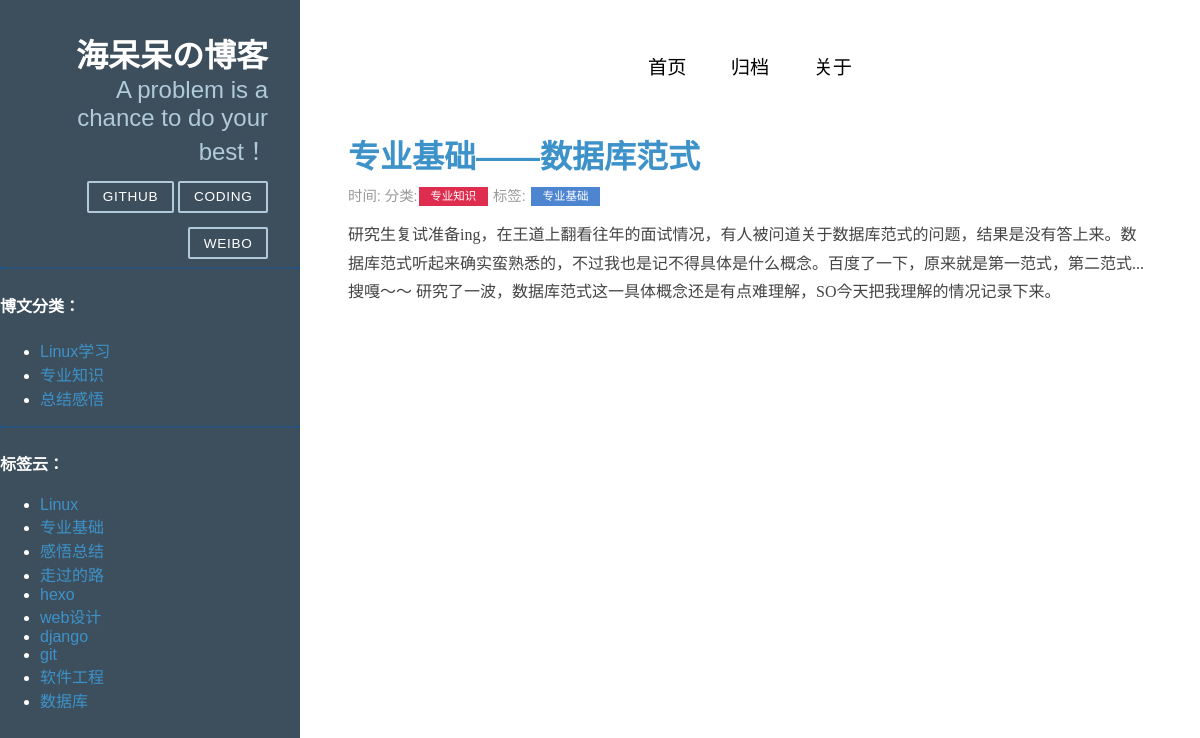
The page /tag/专业知识/ on the database as committed earlier.
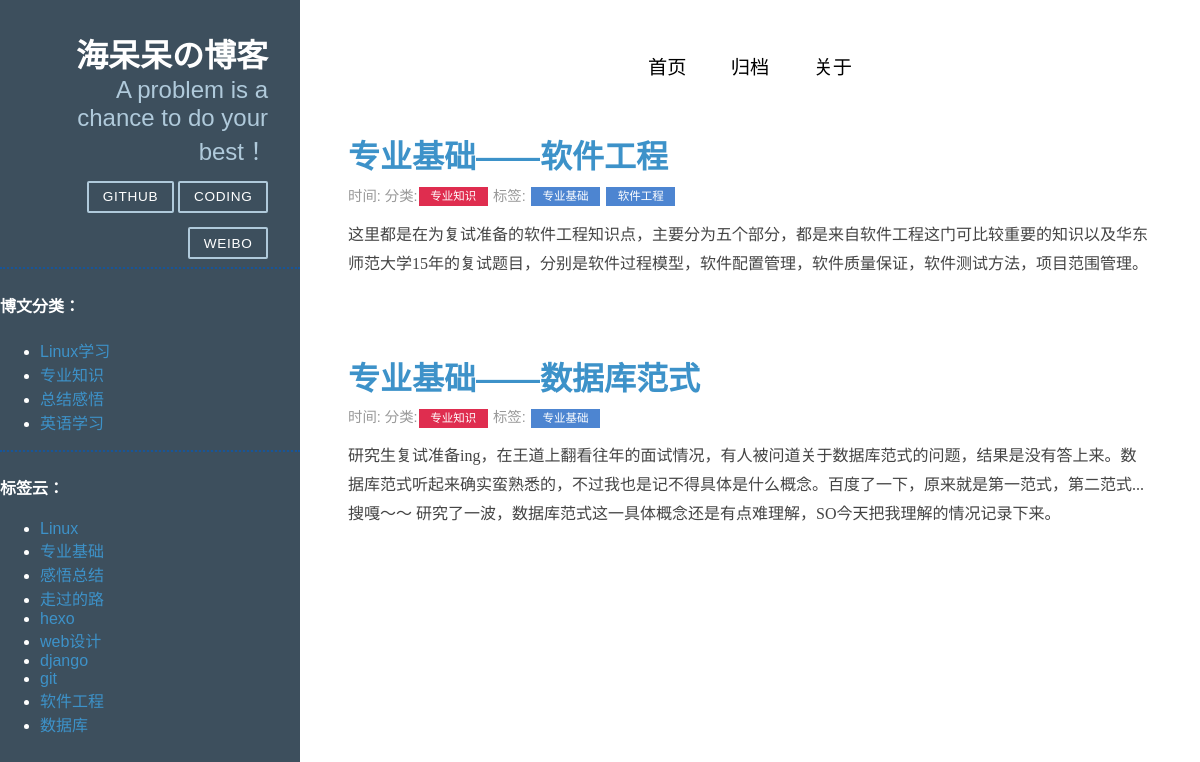
The same page on the database as committed later.
### blog/models.py (models this page shows, shortened)
class Category(models.Model):
    name = models.CharField('类名', max_length=20)
    created_time = models.DateTimeField('创建时间', auto_now_add=True)
    last_modified_time = models.DateTimeField('修改时间', auto_now=True)
    def __str__(self):
        return self.name
    class Meta:
        verbose_name = '分类'
        verbose_name_plural = '分类'

class Tag(models.Model):
    tag_name = models.CharField('标签', max_length=20)
    def __unicode__(self):
        return self.tag_name
    class Meta:
        verbose_name = '标签'
        verbose_name_plural = '标签'

class Article(models.Model):
    STATUS_CHOICES = (
        ('d', '草稿'),
        ('p', '已发布'),
    )
    title = models.CharField('标题', max_length=70)
    body = models.TextField('正文')
    created_time = models.DateTimeField('创建时间', auto_now_add=False)
    last_modified_time = models.DateTimeField('修改时间', auto_now=True)
    status = models.CharField('文章状态', max_length=1, choices=STATUS_CHOICES)
    abstract = models.TextField('摘要', max_length=200, blank=True, null=True, help_text="可选，如若为空将摘取正文的前200个字符")
    topped = models.BooleanField('置顶', default=False)
    category = models.ForeignKey('Category', verbose_name='分类', null=True, on_delete=models.SET_NULL)
    tag = models.ManyToManyField('Tag', verbose_name='标签', blank=True)
    class Meta:
        ordering = ['-last_modified_time']
        verbose_name = '博文'
        verbose_name_plural = '博文'

### blog/views.py (the view)
# urls.py: url(r'^tag/(?P<category>.+)/$', views.search_category, name = 'search_category'),
def search_category(request, category) :
    category_list = Category.objects.all() # 获取分类列表
    tag_list = Tag.objects.all() # 获取标签列表
    try:
        post_list = Article.objects.filter(category__name__exact = category)
    except Article.DoesNotExist :
        raise Http404
    context = { 'post_list' : post_list, 'category_list' : category_list , 'tag_list' : tag_list }
    return render(request, 'category.html', context)

### blog/templatetags/custom_markdown.py (called while the page is built)
@register.filter(is_safe=True)
@stringfilter
def custom_markdown(value):
    return mark_safe(markdown.markdown(value,
        extensions = ['markdown.extensions.fenced_code', 'markdown.extensions.codehilite'],
                                       safe_mode=True,
                                       enable_attributes=False))

### templates/category.html
{% extends "base.html" %}
{% load custom_markdown %}
{% block content %}
<div id="layout" class="pure-g">
    <div class="sidebar pure-u-1 pure-u-md-1-4">
        <div class="header">
            <h1 class="brand-title">海呆呆の博客</h1>
            <h2 class="brand-tagline">A problem is a chance to do your best！</h2>
            <nav class="nav">
                <ul class="nav-list">
                    <li class="nav-item">
                        <a class="pure-button" href="https://github.com/hidaidai">Github</a>
                    </li>
                    <li class="nav-item">
                        <a class="pure-button" href="http://weibo.com/dinosaurliu">Coding</a>
                    </li>
                     <li class="nav-item">
                        <a class="pure-button" href="http://weibo.com/dinosaurliu">Weibo</a>
                    </li>
                </ul>
            </nav>
        </div>
        <hr style=" height:2px;border:none;border-top:2px dotted #185598;" />
         <div>
             <h4>博文分类：</h4>
             <div class="row">
                   <ul>
            {% for category in category_list %}
                       <li class="cat-item">
                        <a href="{% url 'search_category' category=category.name %}">    {{ category.name }}</a>
                       </li>
            {% endfor %}
                  </ul>
          </div>
        </div>
         <hr style=" height:2px;border:none;border-top:2px dotted #185598;" />
         <div>
             <h4>标签云：</h4>
             <div class="row">
                   <ul>
            {% for tag in tag_list %}
                       <li class="cat-item">
                        <a href="#">    {{ tag.tag_name }}</a>
                       </li>
            {% endfor %}
                  </ul>
          </div>
        </div>
    </div>
    <div class="content pure-u-1 pure-u-md-3-4">
        <div>
           <div class="footer">
                <div class="pure-menu pure-menu-horizontal pure-menu-open">
                    <ul>
                        <li><a href="http://localhost:9000/">首页</a></li>
                        <li><a href="http://localhost:9000/archives/">归档</a></li>
                        <li><a href="http://localhost:9000/aboutme/">关于</a></li>
                    </ul>
                </div>
            </div>
<div class="posts">
    {% for post in post_list %}
        <section class="post">
            <header class="post-header">
                  <h2 class="post-title">
                             <a href="{% url 'detail' id=post.id %}">{{ post.title }}</a></h2>
                             <p class="post-meta">
                                                                 时间:<a class="post-author" href="#">{{ post.date_time |date:"Y M d"}}</a>
                                                                 分类:<a class="post-category post-category-js" href="{% url 'search_category' category=post.category %}">{{ post.category|title }}</a>
                                                                 标签:
                          {% for tag in post.tag.all %}
                            <a class="post-category post-category-pure" href="#">{{ tag }}</a>
                          {% endfor %}
                    </p>
            </header>
                <div class="post-description">
                    <p>
                        {{ post.abstract|custom_markdown }}
                    </p>
                </div>
        </section>
    {% endfor %}
</div>
        </div>
    </div>
</div>
{% endblock %}

Rows that differ between the two databases and show on the page:
added Category: name "英语学习"
added Article: title "专业基础——软件工程", category "专业知识", abstract|custom_markdown "这里都是在为复试准备的软件工程知识点，主要分为五个部分，都是来自软件工程这门可比较重要的知识以及华东师范大学15年的复试题目，分别是软件过程模型，软件配置管理，软件质量保证，软件测试方法，项目范围管理。", Tag (tag_name "专业基础"), Tag (tag_name "软件工程")
